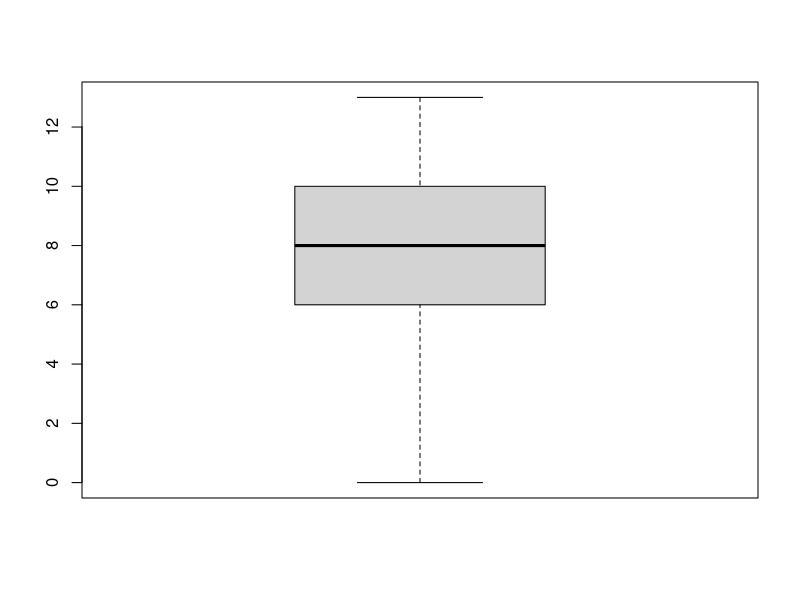
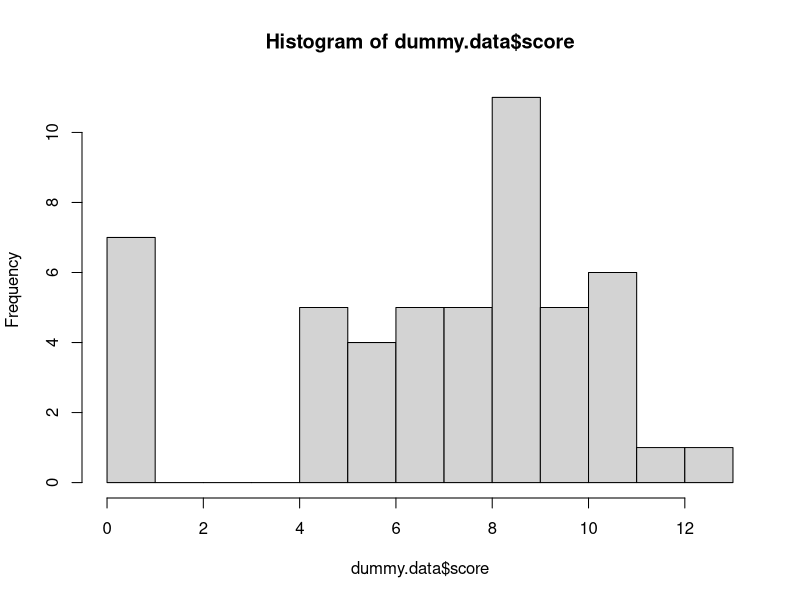

These charts were generated, in order, by the following R code:
dummy.data <- read.csv("basic_results.txt")

print(hist)

mean(dummy.data$score)
sd(dummy.data$score)

boxplot(dummy.data$score)

hist(dummy.data$score, breaks=15)
